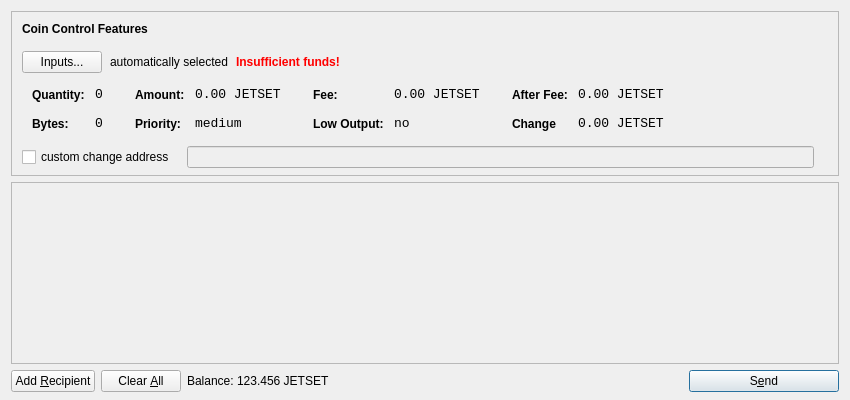
<?xml version="1.0" encoding="UTF-8"?>
<ui version="4.0">
 <class>SendCoinsDialog</class>
 <widget class="QDialog" name="SendCoinsDialog">
  <property name="geometry">
   <rect>
    <x>0</x>
    <y>0</y>
    <width>850</width>
    <height>400</height>
   </rect>
  </property>
  <property name="windowTitle">
   <string>Send Coins</string>
  </property>
  <layout class="QVBoxLayout" name="verticalLayout" stretch="0,1,0">
   <property name="bottomMargin">
    <number>8</number>
   </property>
   <item>
    <widget class="QFrame" name="frameCoinControl">
     <property name="sizePolicy">
      <sizepolicy hsizetype="Expanding" vsizetype="Expanding">
       <horstretch>0</horstretch>
       <verstretch>0</verstretch>
      </sizepolicy>
     </property>
     <property name="maximumSize">
      <size>
       <width>16777215</width>
       <height>16777215</height>
      </size>
     </property>
     <property name="frameShape">
      <enum>QFrame::StyledPanel</enum>
     </property>
     <property name="frameShadow">
      <enum>QFrame::Sunken</enum>
     </property>
     <layout class="QVBoxLayout" name="verticalLayoutCoinControl2">
      <property name="spacing">
       <number>-1</number>
      </property>
      <property name="leftMargin">
       <number>0</number>
      </property>
      <property name="topMargin">
       <number>0</number>
      </property>
      <property name="rightMargin">
       <number>0</number>
      </property>
      <property name="bottomMargin">
       <number>6</number>
      </property>
      <item>
       <layout class="QVBoxLayout" name="verticalLayoutCoinControl" stretch="0,0,0,0,1">
        <property name="spacing">
         <number>0</number>
        </property>
        <property name="leftMargin">
         <number>10</number>
        </property>
        <property name="topMargin">
         <number>10</number>
        </property>
        <item>
         <layout class="QHBoxLayout" name="horizontalLayoutCoinControl1">
          <property name="bottomMargin">
           <number>15</number>
          </property>
          <item>
           <widget class="QLabel" name="labelCoinControlFeatures">
            <property name="sizePolicy">
             <sizepolicy hsizetype="Preferred" vsizetype="Maximum">
              <horstretch>0</horstretch>
              <verstretch>0</verstretch>
             </sizepolicy>
            </property>
            <property name="font">
             <font>
              <weight>75</weight>
              <bold>true</bold>
             </font>
            </property>
            <property name="styleSheet">
             <string notr="true">font-weight:bold;</string>
            </property>
            <property name="text">
             <string>Coin Control Features</string>
            </property>
           </widget>
          </item>
         </layout>
        </item>
        <item>
         <layout class="QHBoxLayout" name="horizontalLayoutCoinControl2" stretch="0,0,0,0">
          <property name="spacing">
           <number>8</number>
          </property>
          <property name="bottomMargin">
           <number>10</number>
          </property>
          <item>
           <widget class="QPushButton" name="pushButtonCoinControl">
            <property name="styleSheet">
             <string notr="true"/>
            </property>
            <property name="text">
             <string>Inputs...</string>
            </property>
           </widget>
          </item>
          <item>
           <widget class="QLabel" name="labelCoinControlAutomaticallySelected">
            <property name="text">
             <string>automatically selected</string>
            </property>
            <property name="margin">
             <number>5</number>
            </property>
           </widget>
          </item>
          <item>
           <widget class="QLabel" name="labelCoinControlInsuffFunds">
            <property name="font">
             <font>
              <weight>75</weight>
              <bold>true</bold>
             </font>
            </property>
            <property name="styleSheet">
             <string notr="true">color:red;font-weight:bold;</string>
            </property>
            <property name="text">
             <string>Insufficient funds!</string>
            </property>
            <property name="margin">
             <number>5</number>
            </property>
           </widget>
          </item>
          <item>
           <spacer name="horizontalSpacerCoinControl">
            <property name="orientation">
             <enum>Qt::Horizontal</enum>
            </property>
            <property name="sizeHint" stdset="0">
             <size>
              <width>40</width>
              <height>1</height>
             </size>
            </property>
           </spacer>
          </item>
         </layout>
        </item>
        <item>
         <widget class="QWidget" name="widgetCoinControl" native="true">
          <property name="sizePolicy">
           <sizepolicy hsizetype="Preferred" vsizetype="Preferred">
            <horstretch>0</horstretch>
            <verstretch>0</verstretch>
           </sizepolicy>
          </property>
          <property name="minimumSize">
           <size>
            <width>0</width>
            <height>0</height>
           </size>
          </property>
          <property name="styleSheet">
           <string notr="true"/>
          </property>
          <layout class="QHBoxLayout" name="horizontalLayoutCoinControl5">
           <property name="margin">
            <number>0</number>
           </property>
           <item>
            <layout class="QHBoxLayout" name="horizontalLayoutCoinControl3" stretch="0,0,0,1">
             <property name="spacing">
              <number>20</number>
             </property>
             <property name="topMargin">
              <number>0</number>
             </property>
             <property name="bottomMargin">
              <number>10</number>
             </property>
             <item>
              <layout class="QFormLayout" name="formLayoutCoinControl1">
               <property name="horizontalSpacing">
                <number>10</number>
               </property>
               <property name="verticalSpacing">
                <number>14</number>
               </property>
               <property name="leftMargin">
                <number>10</number>
               </property>
               <property name="topMargin">
                <number>4</number>
               </property>
               <property name="rightMargin">
                <number>6</number>
               </property>
               <item row="0" column="0">
                <widget class="QLabel" name="labelCoinControlQuantityText">
                 <property name="styleSheet">
                  <string notr="true">font-weight:bold;</string>
                 </property>
                 <property name="text">
                  <string>Quantity:</string>
                 </property>
                 <property name="margin">
                  <number>0</number>
                 </property>
                </widget>
               </item>
               <item row="0" column="1">
                <widget class="QLabel" name="labelCoinControlQuantity">
                 <property name="font">
                  <font>
                   <family>Monospace</family>
                   <pointsize>10</pointsize>
                  </font>
                 </property>
                 <property name="cursor">
                  <cursorShape>IBeamCursor</cursorShape>
                 </property>
                 <property name="contextMenuPolicy">
                  <enum>Qt::ActionsContextMenu</enum>
                 </property>
                 <property name="text">
                  <string>0</string>
                 </property>
                 <property name="margin">
                  <number>0</number>
                 </property>
                 <property name="textInteractionFlags">
                  <set>Qt::LinksAccessibleByMouse|Qt::TextSelectableByKeyboard|Qt::TextSelectableByMouse</set>
                 </property>
                </widget>
               </item>
               <item row="1" column="0">
                <widget class="QLabel" name="labelCoinControlBytesText">
                 <property name="styleSheet">
                  <string notr="true">font-weight:bold;</string>
                 </property>
                 <property name="text">
                  <string>Bytes:</string>
                 </property>
                </widget>
               </item>
               <item row="1" column="1">
                <widget class="QLabel" name="labelCoinControlBytes">
                 <property name="font">
                  <font>
                   <family>Monospace</family>
                   <pointsize>10</pointsize>
                  </font>
                 </property>
                 <property name="cursor">
                  <cursorShape>IBeamCursor</cursorShape>
                 </property>
                 <property name="contextMenuPolicy">
                  <enum>Qt::ActionsContextMenu</enum>
                 </property>
                 <property name="text">
                  <string>0</string>
                 </property>
                 <property name="textInteractionFlags">
                  <set>Qt::LinksAccessibleByMouse|Qt::TextSelectableByKeyboard|Qt::TextSelectableByMouse</set>
                 </property>
                </widget>
               </item>
              </layout>
             </item>
             <item>
              <layout class="QFormLayout" name="formLayoutCoinControl2">
               <property name="horizontalSpacing">
                <number>10</number>
               </property>
               <property name="verticalSpacing">
                <number>14</number>
               </property>
               <property name="leftMargin">
                <number>6</number>
               </property>
               <property name="topMargin">
                <number>4</number>
               </property>
               <property name="rightMargin">
                <number>6</number>
               </property>
               <item row="0" column="0">
                <widget class="QLabel" name="labelCoinControlAmountText">
                 <property name="styleSheet">
                  <string notr="true">font-weight:bold;</string>
                 </property>
                 <property name="text">
                  <string>Amount:</string>
                 </property>
                 <property name="margin">
                  <number>0</number>
                 </property>
                </widget>
               </item>
               <item row="0" column="1">
                <widget class="QLabel" name="labelCoinControlAmount">
                 <property name="font">
                  <font>
                   <family>Monospace</family>
                   <pointsize>10</pointsize>
                  </font>
                 </property>
                 <property name="cursor">
                  <cursorShape>IBeamCursor</cursorShape>
                 </property>
                 <property name="contextMenuPolicy">
                  <enum>Qt::ActionsContextMenu</enum>
                 </property>
                 <property name="text">
                  <string>0.00 JETSET</string>
                 </property>
                 <property name="textInteractionFlags">
                  <set>Qt::LinksAccessibleByMouse|Qt::TextSelectableByKeyboard|Qt::TextSelectableByMouse</set>
                 </property>
                </widget>
               </item>
               <item row="1" column="0">
                <widget class="QLabel" name="labelCoinControlPriorityText">
                 <property name="styleSheet">
                  <string notr="true">font-weight:bold;</string>
                 </property>
                 <property name="text">
                  <string>Priority:</string>
                 </property>
                </widget>
               </item>
               <item row="1" column="1">
                <widget class="QLabel" name="labelCoinControlPriority">
                 <property name="font">
                  <font>
                   <family>Monospace</family>
                   <pointsize>10</pointsize>
                  </font>
                 </property>
                 <property name="cursor">
                  <cursorShape>IBeamCursor</cursorShape>
                 </property>
                 <property name="contextMenuPolicy">
                  <enum>Qt::ActionsContextMenu</enum>
                 </property>
                 <property name="text">
                  <string>medium</string>
                 </property>
                 <property name="textInteractionFlags">
                  <set>Qt::LinksAccessibleByMouse|Qt::TextSelectableByKeyboard|Qt::TextSelectableByMouse</set>
                 </property>
                </widget>
               </item>
              </layout>
             </item>
             <item>
              <layout class="QFormLayout" name="formLayoutCoinControl3">
               <property name="horizontalSpacing">
                <number>10</number>
               </property>
               <property name="verticalSpacing">
                <number>14</number>
               </property>
               <property name="leftMargin">
                <number>6</number>
               </property>
               <property name="topMargin">
                <number>4</number>
               </property>
               <property name="rightMargin">
                <number>6</number>
               </property>
               <item row="0" column="0">
                <widget class="QLabel" name="labelCoinControlFeeText">
                 <property name="styleSheet">
                  <string notr="true">font-weight:bold;</string>
                 </property>
                 <property name="text">
                  <string>Fee:</string>
                 </property>
                 <property name="margin">
                  <number>0</number>
                 </property>
                </widget>
               </item>
               <item row="0" column="1">
                <widget class="QLabel" name="labelCoinControlFee">
                 <property name="font">
                  <font>
                   <family>Monospace</family>
                   <pointsize>10</pointsize>
                  </font>
                 </property>
                 <property name="cursor">
                  <cursorShape>IBeamCursor</cursorShape>
                 </property>
                 <property name="contextMenuPolicy">
                  <enum>Qt::ActionsContextMenu</enum>
                 </property>
                 <property name="text">
                  <string>0.00 JETSET</string>
                 </property>
                 <property name="textInteractionFlags">
                  <set>Qt::LinksAccessibleByMouse|Qt::TextSelectableByKeyboard|Qt::TextSelectableByMouse</set>
                 </property>
                </widget>
               </item>
               <item row="1" column="0">
                <widget class="QLabel" name="labelCoinControlLowOutputText">
                 <property name="styleSheet">
                  <string notr="true">font-weight:bold;</string>
                 </property>
                 <property name="text">
                  <string>Low Output:</string>
                 </property>
                </widget>
               </item>
               <item row="1" column="1">
                <widget class="QLabel" name="labelCoinControlLowOutput">
                 <property name="font">
                  <font>
                   <family>Monospace</family>
                   <pointsize>10</pointsize>
                  </font>
                 </property>
                 <property name="cursor">
                  <cursorShape>IBeamCursor</cursorShape>
                 </property>
                 <property name="contextMenuPolicy">
                  <enum>Qt::ActionsContextMenu</enum>
                 </property>
                 <property name="text">
                  <string>no</string>
                 </property>
                 <property name="textInteractionFlags">
                  <set>Qt::LinksAccessibleByMouse|Qt::TextSelectableByKeyboard|Qt::TextSelectableByMouse</set>
                 </property>
                </widget>
               </item>
              </layout>
             </item>
             <item>
              <layout class="QFormLayout" name="formLayoutCoinControl4">
               <property name="horizontalSpacing">
                <number>10</number>
               </property>
               <property name="verticalSpacing">
                <number>14</number>
               </property>
               <property name="leftMargin">
                <number>6</number>
               </property>
               <property name="topMargin">
                <number>4</number>
               </property>
               <property name="rightMargin">
                <number>6</number>
               </property>
               <item row="0" column="0">
                <widget class="QLabel" name="labelCoinControlAfterFeeText">
                 <property name="styleSheet">
                  <string notr="true">font-weight:bold;</string>
                 </property>
                 <property name="text">
                  <string>After Fee:</string>
                 </property>
                 <property name="margin">
                  <number>0</number>
                 </property>
                </widget>
               </item>
               <item row="0" column="1">
                <widget class="QLabel" name="labelCoinControlAfterFee">
                 <property name="font">
                  <font>
                   <family>Monospace</family>
                   <pointsize>10</pointsize>
                  </font>
                 </property>
                 <property name="cursor">
                  <cursorShape>IBeamCursor</cursorShape>
                 </property>
                 <property name="contextMenuPolicy">
                  <enum>Qt::ActionsContextMenu</enum>
                 </property>
                 <property name="text">
                  <string>0.00 JETSET</string>
                 </property>
                 <property name="textInteractionFlags">
                  <set>Qt::LinksAccessibleByMouse|Qt::TextSelectableByKeyboard|Qt::TextSelectableByMouse</set>
                 </property>
                </widget>
               </item>
               <item row="1" column="0">
                <widget class="QLabel" name="labelCoinControlChangeText">
                 <property name="styleSheet">
                  <string notr="true">font-weight:bold;</string>
                 </property>
                 <property name="text">
                  <string>Change</string>
                 </property>
                </widget>
               </item>
               <item row="1" column="1">
                <widget class="QLabel" name="labelCoinControlChange">
                 <property name="font">
                  <font>
                   <family>Monospace</family>
                   <pointsize>10</pointsize>
                  </font>
                 </property>
                 <property name="cursor">
                  <cursorShape>IBeamCursor</cursorShape>
                 </property>
                 <property name="contextMenuPolicy">
                  <enum>Qt::ActionsContextMenu</enum>
                 </property>
                 <property name="text">
                  <string>0.00 JETSET</string>
                 </property>
                 <property name="textInteractionFlags">
                  <set>Qt::LinksAccessibleByMouse|Qt::TextSelectableByKeyboard|Qt::TextSelectableByMouse</set>
                 </property>
                </widget>
               </item>
              </layout>
             </item>
            </layout>
           </item>
          </layout>
         </widget>
        </item>
        <item>
         <layout class="QHBoxLayout" name="horizontalLayoutCoinControl4" stretch="0,0,0">
          <property name="spacing">
           <number>12</number>
          </property>
          <property name="sizeConstraint">
           <enum>QLayout::SetDefaultConstraint</enum>
          </property>
          <property name="topMargin">
           <number>5</number>
          </property>
          <property name="rightMargin">
           <number>5</number>
          </property>
          <item>
           <widget class="QCheckBox" name="checkBoxCoinControlChange">
            <property name="text">
             <string>custom change address</string>
            </property>
           </widget>
          </item>
          <item>
           <widget class="QLineEdit" name="lineEditCoinControlChange">
            <property name="enabled">
             <bool>false</bool>
            </property>
            <property name="sizePolicy">
             <sizepolicy hsizetype="Expanding" vsizetype="Fixed">
              <horstretch>0</horstretch>
              <verstretch>0</verstretch>
             </sizepolicy>
            </property>
           </widget>
          </item>
          <item>
           <widget class="QLabel" name="labelCoinControlChangeLabel">
            <property name="sizePolicy">
             <sizepolicy hsizetype="Preferred" vsizetype="Expanding">
              <horstretch>0</horstretch>
              <verstretch>0</verstretch>
             </sizepolicy>
            </property>
            <property name="minimumSize">
             <size>
              <width>0</width>
              <height>0</height>
             </size>
            </property>
            <property name="text">
             <string/>
            </property>
            <property name="margin">
             <number>3</number>
            </property>
           </widget>
          </item>
         </layout>
        </item>
        <item>
         <spacer name="verticalSpacerCoinControl">
          <property name="orientation">
           <enum>Qt::Vertical</enum>
          </property>
          <property name="sizeHint" stdset="0">
           <size>
            <width>800</width>
            <height>1</height>
           </size>
          </property>
         </spacer>
        </item>
       </layout>
      </item>
     </layout>
    </widget>
   </item>
   <item>
    <widget class="QScrollArea" name="scrollArea">
     <property name="widgetResizable">
      <bool>true</bool>
     </property>
     <widget class="QWidget" name="scrollAreaWidgetContents">
      <property name="geometry">
       <rect>
        <x>0</x>
        <y>0</y>
        <width>830</width>
        <height>165</height>
       </rect>
      </property>
      <layout class="QVBoxLayout" name="verticalLayout_2">
       <property name="margin">
        <number>0</number>
       </property>
       <item>
        <layout class="QVBoxLayout" name="entries">
         <property name="spacing">
          <number>6</number>
         </property>
        </layout>
       </item>
       <item>
        <spacer name="verticalSpacer">
         <property name="orientation">
          <enum>Qt::Vertical</enum>
         </property>
         <property name="sizeHint" stdset="0">
          <size>
           <width>20</width>
           <height>40</height>
          </size>
         </property>
        </spacer>
       </item>
      </layout>
     </widget>
    </widget>
   </item>
   <item>
    <layout class="QHBoxLayout" name="horizontalLayout">
     <item>
      <widget class="QPushButton" name="addButton">
       <property name="toolTip">
        <string>Send to multiple recipients at once</string>
       </property>
       <property name="text">
        <string>Add &amp;Recipient</string>
       </property>
       <property name="icon">
        <iconset resource="../bitcoin.qrc">
         <normaloff>:/icons/add</normaloff>:/icons/add</iconset>
       </property>
       <property name="autoDefault">
        <bool>false</bool>
       </property>
      </widget>
     </item>
     <item>
      <widget class="QPushButton" name="clearButton">
       <property name="sizePolicy">
        <sizepolicy hsizetype="Minimum" vsizetype="Fixed">
         <horstretch>0</horstretch>
         <verstretch>0</verstretch>
        </sizepolicy>
       </property>
       <property name="toolTip">
        <string>Remove all transaction fields</string>
       </property>
       <property name="text">
        <string>Clear &amp;All</string>
       </property>
       <property name="icon">
        <iconset resource="../bitcoin.qrc">
         <normaloff>:/icons/remove</normaloff>:/icons/remove</iconset>
       </property>
       <property name="autoRepeatDelay">
        <number>300</number>
       </property>
       <property name="autoDefault">
        <bool>false</bool>
       </property>
      </widget>
     </item>
     <item>
      <layout class="QHBoxLayout" name="horizontalLayout_2">
       <property name="spacing">
        <number>3</number>
       </property>
       <item>
        <widget class="QLabel" name="label">
         <property name="sizePolicy">
          <sizepolicy hsizetype="Preferred" vsizetype="Fixed">
           <horstretch>0</horstretch>
           <verstretch>0</verstretch>
          </sizepolicy>
         </property>
         <property name="text">
          <string>Balance:</string>
         </property>
        </widget>
       </item>
       <item>
        <widget class="QLabel" name="labelBalance">
         <property name="sizePolicy">
          <sizepolicy hsizetype="Preferred" vsizetype="Fixed">
           <horstretch>0</horstretch>
           <verstretch>0</verstretch>
          </sizepolicy>
         </property>
         <property name="cursor">
          <cursorShape>IBeamCursor</cursorShape>
         </property>
         <property name="text">
          <string>123.456 JETSET</string>
         </property>
         <property name="textInteractionFlags">
          <set>Qt::LinksAccessibleByMouse|Qt::TextSelectableByKeyboard|Qt::TextSelectableByMouse</set>
         </property>
        </widget>
       </item>
      </layout>
     </item>
     <item>
      <spacer name="horizontalSpacer">
       <property name="orientation">
        <enum>Qt::Horizontal</enum>
       </property>
       <property name="sizeHint" stdset="0">
        <size>
         <width>40</width>
         <height>20</height>
        </size>
       </property>
      </spacer>
     </item>
     <item>
      <widget class="QPushButton" name="sendButton">
       <property name="minimumSize">
        <size>
         <width>150</width>
         <height>0</height>
        </size>
       </property>
       <property name="toolTip">
        <string>Confirm the send action</string>
       </property>
       <property name="text">
        <string>S&amp;end</string>
       </property>
       <property name="icon">
        <iconset resource="../bitcoin.qrc">
         <normaloff>:/icons/send</normaloff>:/icons/send</iconset>
       </property>
       <property name="default">
        <bool>true</bool>
       </property>
      </widget>
     </item>
    </layout>
   </item>
  </layout>
 </widget>
 <resources>
  <include location="../bitcoin.qrc"/>
 </resources>
 <connections/>
</ui>
